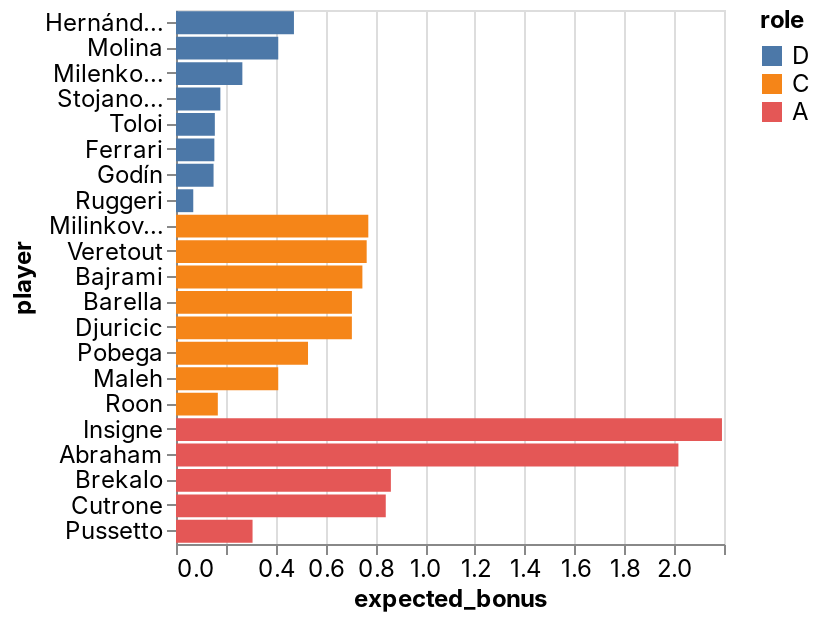

Notebook source saved alongside this figure:
### Code cell
_deepnote_run_altair(fanta_team, """{"$schema":"https://vega.github.io/schema/vega-lite/v4.json","mark":{"type":"bar","tooltip":{"content":"data"}},"height":220,"autosize":{"type":"fit"},"data":{"name":"placeholder"},"encoding":{"x":{"field":"expected_bonus","type":"quantitative","sort":null,"scale":{"type":"linear","zero":false}},"y":{"field":"player","type":"nominal","sort":null,"scale":{"type":"linear","zero":true}},"color":{"field":"role","type":"nominal","sort":null,"scale":{"type":"linear","zero":false}}}}""")

### Figure 1 — Vega-Lite specification as saved in the notebook (floating-point values rounded to 4 significant figures)
{"config": {"view": {"continuousWidth": 400, "continuousHeight": 300}, "area": {"fill": "#51C0E9"}, "axis": {"labelFont": "Inter, sans-serif", "labelFontSize": 12, "labelFontWeight": "normal", "labelLimit": 60, "labelOverlap": "greedy", "titleFont": "Inter, sans-serif", "titleFontSize": 12, "titleFontWeight": "bold"}, "background": "#ffffff", "legend": {"labelFont": "Inter, sans-serif", "labelFontSize": 12, "titleFont": "Inter, sans-serif", "titleFontSize": 12, "titleFontWeight": "bold"}, "line": {"stroke": "#51C0E9", "strokeWidth": 2}, "rect": {"fill": "#51C0E9"}, "title": {"anchor": "start", "color": "#000000", "font": "Inter, sans-serif", "fontSize": 22, "fontWeight": "normal"}}, "data": {"name": "data-b81cbe876429da75345a9fa20668f783"}, "mark": {"type": "bar", "tooltip": {"content": "data"}}, "autosize": {"type": "fit"}, "encoding": {"color": {"type": "nominal", "field": "role", "scale": {"type": "linear", "zero": false}, "sort": null}, "x": {"type": "quantitative", "field": "expected_bonus", "scale": {"type": "linear", "zero": false}, "sort": null}, "y": {"type": "nominal", "field": "player", "scale": {"type": "linear", "zero": true}, "sort": null}}, "height": 300, "width": "container", "$schema": "https://vega.github.io/schema/vega-lite/v4.json", "datasets": {"data-b81cbe876429da75345a9fa20668f783": [{"role": "D", "player": "Hernández", "home_team": "AC Milan", "away_team": "Juventus", "expected_bonus": 0.4735}, {"role": "D", "player": "Molina", "home_team": "Genoa", "away_team": "Udinese", "expected_bonus": 0.4105}, {"role": "D", "player": "Milenkovic", "home_team": "Cagliari", "away_team": "Fiorentina", "expected_bonus": 0.2664}, {"role": "D", "player": "Stojanovic", "home_team": "Empoli", "away_team": "Roma", "expected_bonus": 0.1781}, {"role": "D", "player": "Toloi", "home_team": "Lazio", "away_team": "Atalanta", "expected_bonus": 0.1559}, {"role": "D", "player": "Ferrari", "home_team": "Torino", "away_team": "Sassuolo", "expected_bonus": 0.154}, {"role": "D", "player": "Godín", "home_team": "Cagliari", "away_team": "Fiorentina", "expected_bonus": 0.1508}, {"role": "D", "player": "Ruggeri", "home_team": "Napoli", "away_team": "Salernitana", "expected_bonus": 0.06933}, {"role": "C", "player": "Milinkovic-Savic", "home_team": "Lazio", "away_team": "Atalanta", "expected_bonus": 0.772}, {"role": "C", "player": "Veretout", "home_team": "Empoli", "away_team": "Roma", "expected_bonus": 0.7655}, {"role": "C", "player": "Bajrami", "home_team": "Empoli", "away_team": "Roma", "expected_bonus": 0.7483}, {"role": "C", "player": "Barella", "home_team": "Inter", "away_team": "Venezia", "expected_bonus": 0.7063}, {"role": "C", "player": "Djuricic", "home_team": "Torino", "away_team": "Sassuolo", "expected_bonus": 0.7061}, {"role": "C", "player": "Pobega", "home_team": "Torino", "away_team": "Sassuolo", "expected_bonus": 0.53}, {"role": "C", "player": "Maleh", "home_team": "Cagliari", "away_team": "Fiorentina", "expected_bonus": 0.4105}, {"role": "C", "player": "Roon", "home_team": "Lazio", "away_team": "Atalanta", "expected_bonus": 0.1679}, {"role": "A", "player": "Insigne", "home_team": "Napoli", "away_team": "Salernitana", "expected_bonus": 2.192}, {"role": "A", "player": "Abraham", "home_team": "Empoli", "away_team": "Roma", "expected_bonus": 2.017}, {"role": "A", "player": "Brekalo", "home_team": "Torino", "away_team": "Sassuolo", "expected_bonus": 0.8627}, {"role": "A", "player": "Cutrone", "home_team": "Empoli", "away_team": "Roma", "expected_bonus": 0.8421}, {"role": "A", "player": "Pussetto", "home_team": "Genoa", "away_team": "Udinese", "expected_bonus": 0.3073}]}}
